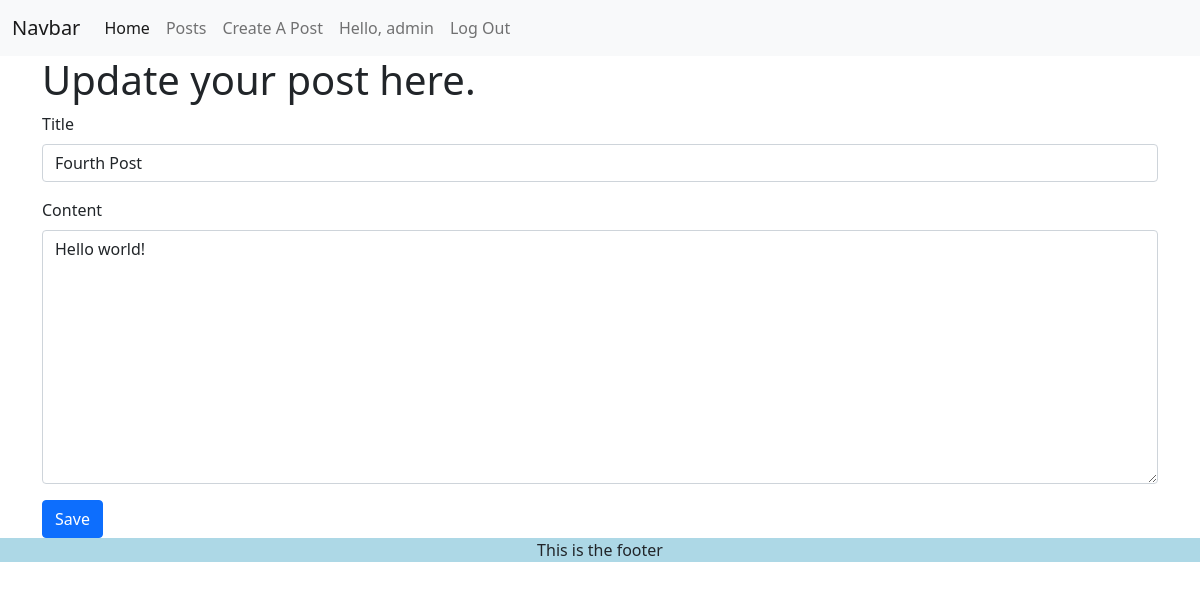
Before: /posts/update/4 (signed in) with the older database file.
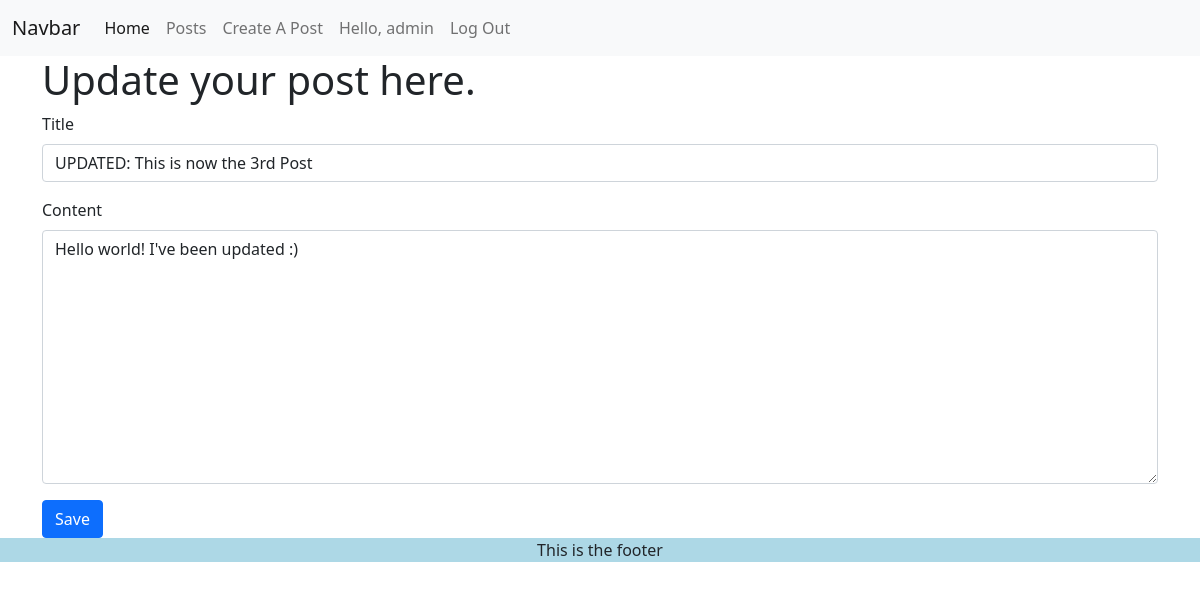
After: the same page with the newer database file.
### blog/models.py (models this page shows, shortened)
class Post(models.Model):
    title = models.CharField(max_length=255)
    author = models.ForeignKey(User, on_delete=models.CASCADE)
    content = models.TextField()
    date_posted = models.DateTimeField(auto_now_add=True)

### blog/views.py (the view)
# urls.py: path('posts/update/<int:post_id>', views.updatePost, name='updatePost'),
@login_required
def updatePost(request, post_id):
    post = Post.objects.get(pk=post_id)
    if post.author != request.user:
        messages.warning(request, "You cannot update another user's post.")
        return redirect('individualPost', post_id = post_id)
    form = PostForm(instance=post)
    if request.method == "POST":
        form = PostForm(request.POST, instance=post)
        if form.is_valid():
            form.save()
        return redirect('individualPost', post_id = post_id)
    context = {"form": form, "post": post}
    return render(request, 'blog/updatepost.html', context)

### blog/forms.py
class PostForm(forms.ModelForm):
    class Meta:
        model = Post
        fields = ['title', 'author', 'content']

### blog/templates/blog/updatepost.html (shortened to what this page needs)
{% extends "blog/base.html" %}
{%  block content%}
<h1>Update your post here.</h1>
<form method="POST">
    <div class="mb-3">
        <label for="title" class="form-label">Title</label>
        <input type="text" class="form-control" id="title" placeholder="Enter a title" name="title" value="{{ post.title }}">
    </div>
    <div class="mb-3">
        <label for="content" class="form-label">Content</label>
        <textarea rows="10" class="form-control" id="content" placeholder="Write content here" name="content">{{ post.content }}</textarea>
    </div>
    <input class='btn btn-primary' type="submit" value="Save">
</form>
{% endblock content %}

Changed rows visible on the page:
changed Post: title "Fourth Post" → "UPDATED: This is now the 3rd Post"; content "Hello world!" → "Hello world! I've been updated :)"
